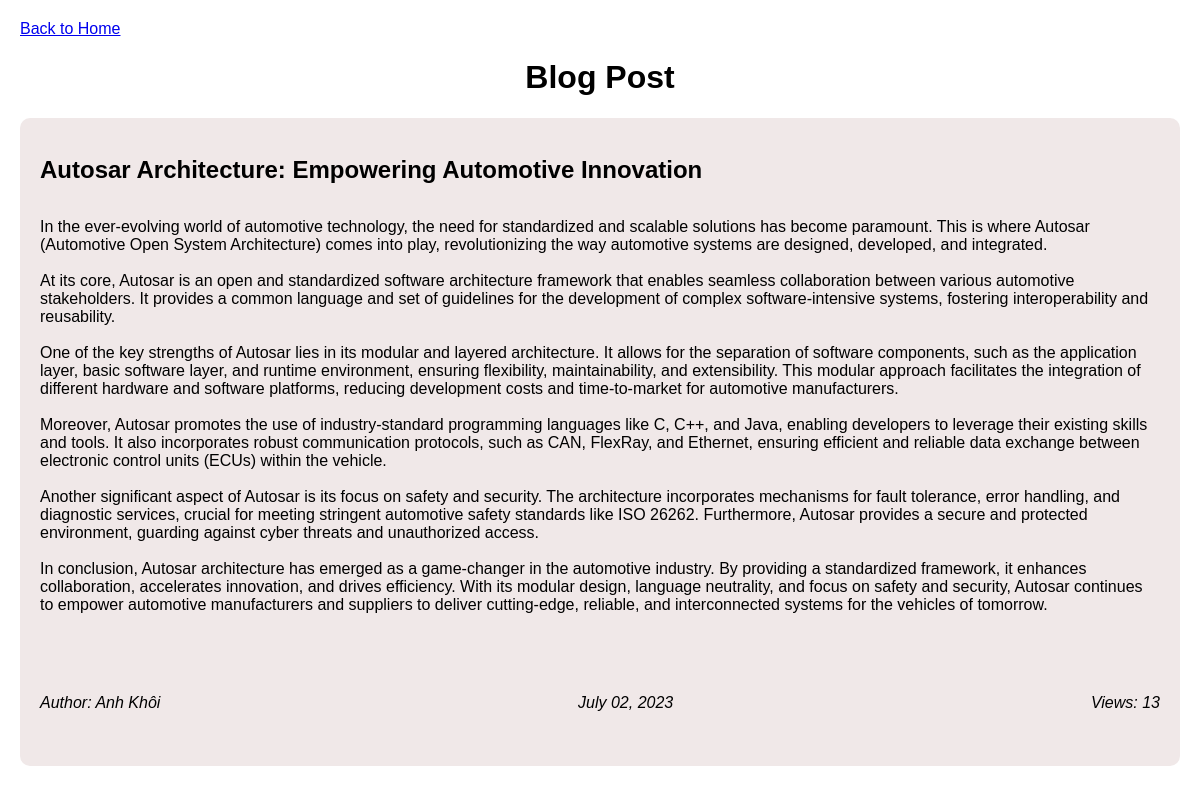
The page /post/5 on the database its author committed.
### app/models.py (models this page shows)
class Post(db.Model):
    id = db.Column(db.Integer, primary_key=True)
    title = db.Column(db.String(100))
    content = db.Column(db.Text)
    author = db.Column(db.String(50))
    views = db.Column(db.Integer, default=0)
    date = db.Column(db.DateTime, default=datetime.utcnow)

### app/routes/blog_routes.py (the view)
@blog_bp.route('/post/<int:post_id>')
def post(post_id):
    post = Post.query.get(post_id)
    if post:
        post.views += 1
        db.session.commit()
        return render_template('post.html', post=post)
    else:
        return redirect('/')

### app/templates/post.html (shortened to what this page needs)
<!DOCTYPE html>
<html>
<head>
</head>
<body>
    <a href="/">Back to Home</a>
    <h1>Blog Post</h1>
    <div class="post">
        <h2>{{ post.title }}</h2>
        <p>{{ post.content }}</p>
        <div class="meta-data">
            <p>Author: {{ post.author }}</p>
            <p>{{ post.date.strftime('%B %d, %Y') }}</p>
            <p>Views: {{ post.views }}</p>
        </div>
    </div>
</body>
</html>

### app/templates/post.html (style rules this page uses)
body { font-family: Arial, sans-serif; margin: 20px; }
h1 { text-align: center; }
.post { margin-bottom: 0px; padding: 20px; background-color: #f0e8e8; border-radius: 10px; white-space: pre-line; }
.post h2 { margin-top: 0px; margin-bottom: 0px; }
.post .meta-data { display: flex; justify-content: space-between; align-items: center; font-style: italic; margin-top: 30px; }

### rows shown on the page
Post: title "Autosar Architecture: Empowering Automotive Innovation", content "In the ever-evolving world of automotive technology, the need for standardized and scalable solutions has become paramount. This is where Autosar (Automotive Open System Architecture) comes into play, revolutionizing the way automotive systems are designed, developed, and integrated. At its core, Autosar is an open and standardized software architecture framework that enables seamless collaboration between various automotive stakeholders. It provides a common language and set of guidelines for the development of complex software-intensive systems, fostering interoperability and reusability. One of the key strengths of Autosar lies in its modular and layered architecture. It allows for the…", author "Anh Khôi", date "July 02, 2023", views "13"
